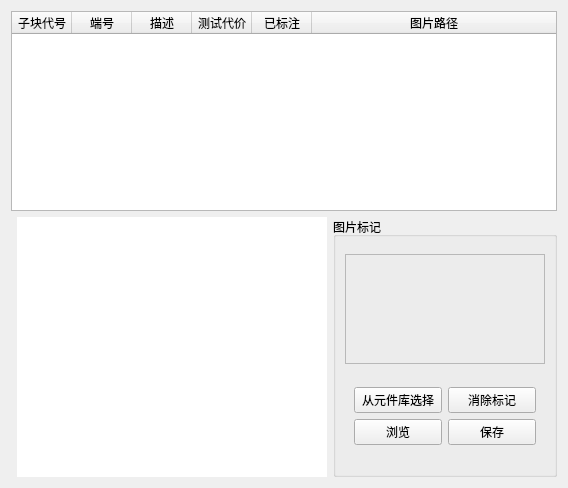
     <widget class="QWidget" name="tab_Term">
      <property name="styleSheet">
       <string notr="true">#tab_Term{background-color: rgba(19, 67, 79, 1);
    border-color: rgba(19, 67, 79, 1);
    border: 0px solid rgba(61, 255, 255,0.4);
    margin: 2px;}</string>
      </property>
      <attribute name="title">
       <string>端口配置</string>
      </attribute>
      <layout class="QGridLayout" name="gridLayout_5">
       <item row="1" column="3">
        <widget class="QGroupBox" name="groupBox_5">
         <property name="title">
          <string>图片标记</string>
         </property>
         <layout class="QGridLayout" name="gridLayout_9">
          <property name="topMargin">
           <number>0</number>
          </property>
          <item row="1" column="0" colspan="2">
           <widget class="QWidget" name="widget_7" native="true">
            <property name="minimumSize">
             <size>
              <width>35</width>
              <height>60</height>
             </size>
            </property>
            <property name="maximumSize">
             <size>
              <width>16777215</width>
              <height>60</height>
             </size>
            </property>
            <layout class="QGridLayout" name="gridLayout_10">
             <property name="topMargin">
              <number>0</number>
             </property>
             <property name="bottomMargin">
              <number>0</number>
             </property>
             <item row="0" column="1">
              <widget class="QPushButton" name="BtnCancelTermSign">
               <property name="minimumSize">
                <size>
                 <width>0</width>
                 <height>20</height>
                </size>
               </property>
               <property name="text">
                <string>消除标记</string>
               </property>
              </widget>
             </item>
             <item row="0" column="0">
              <widget class="QPushButton" name="BtnFromUnitImage">
               <property name="minimumSize">
                <size>
                 <width>0</width>
                 <height>20</height>
                </size>
               </property>
               <property name="text">
                <string>从元件库选择</string>
               </property>
              </widget>
             </item>
             <item row="1" column="0">
              <widget class="QPushButton" name="BtnFromDisk">
               <property name="minimumSize">
                <size>
                 <width>0</width>
                 <height>20</height>
                </size>
               </property>
               <property name="text">
                <string>浏览</string>
               </property>
              </widget>
             </item>
             <item row="1" column="1">
              <widget class="QPushButton" name="BtnSaveTerm">
               <property name="minimumSize">
                <size>
                 <width>0</width>
                 <height>20</height>
                </size>
               </property>
               <property name="text">
                <string>保存</string>
               </property>
              </widget>
             </item>
            </layout>
           </widget>
          </item>
          <item row="0" column="0" colspan="2">
           <widget class="QFrame" name="frameTag_Term">
            <property name="minimumSize">
             <size>
              <width>200</width>
              <height>110</height>
             </size>
            </property>
            <property name="maximumSize">
             <size>
              <width>200</width>
              <height>110</height>
             </size>
            </property>
            <property name="styleSheet">
             <string notr="true"/>
            </property>
            <property name="frameShape">
             <enum>QFrame::StyledPanel</enum>
            </property>
            <property name="frameShadow">
             <enum>QFrame::Plain</enum>
            </property>
           </widget>
          </item>
         </layout>
        </widget>
       </item>
       <item row="0" column="1" colspan="3">
        <widget class="QTableWidget" name="tableTerm">
         <property name="minimumSize">
          <size>
           <width>0</width>
           <height>200</height>
          </size>
         </property>
         <property name="focusPolicy">
          <enum>Qt::NoFocus</enum>
         </property>
         <property name="styleSheet">
          <string notr="true"/>
         </property>
         <property name="editTriggers">
          <set>QAbstractItemView::DoubleClicked</set>
         </property>
         <property name="selectionMode">
          <enum>QAbstractItemView::ExtendedSelection</enum>
         </property>
         <property name="selectionBehavior">
          <enum>QAbstractItemView::SelectRows</enum>
         </property>
         <attribute name="horizontalHeaderDefaultSectionSize">
          <number>60</number>
         </attribute>
         <attribute name="horizontalHeaderStretchLastSection">
          <bool>true</bool>
         </attribute>
         <attribute name="verticalHeaderVisible">
          <bool>false</bool>
         </attribute>
         <column>
          <property name="text">
           <string>子块代号</string>
          </property>
         </column>
         <column>
          <property name="text">
           <string>端号</string>
          </property>
         </column>
         <column>
          <property name="text">
           <string>描述</string>
          </property>
         </column>
         <column>
          <property name="text">
           <string>测试代价</string>
          </property>
         </column>
         <column>
          <property name="text">
           <string>已标注</string>
          </property>
         </column>
         <column>
          <property name="text">
           <string>图片路径</string>
          </property>
         </column>
        </widget>
       </item>
       <item row="1" column="2">
        <widget class="QWidget" name="graphicsWidget_2" native="true">
         <layout class="QGridLayout" name="gridLayout_11">
          <property name="leftMargin">
           <number>0</number>
          </property>
          <property name="topMargin">
           <number>0</number>
          </property>
          <property name="rightMargin">
           <number>0</number>
          </property>
          <property name="bottomMargin">
           <number>0</number>
          </property>
          <property name="spacing">
           <number>0</number>
          </property>
          <item row="0" column="0">
           <widget class="MyGraphicsView" name="graphicsView_Term">
            <property name="sizePolicy">
             <sizepolicy hsizetype="Expanding" vsizetype="Expanding">
              <horstretch>0</horstretch>
              <verstretch>0</verstretch>
             </sizepolicy>
            </property>
            <property name="minimumSize">
             <size>
              <width>310</width>
              <height>260</height>
             </size>
            </property>
            <property name="styleSheet">
             <string notr="true">padding: 0px; border: 0px;</string>
            </property>
            <property name="verticalScrollBarPolicy">
             <enum>Qt::ScrollBarAlwaysOff</enum>
            </property>
            <property name="horizontalScrollBarPolicy">
             <enum>Qt::ScrollBarAlwaysOff</enum>
            </property>
            <property name="sizeAdjustPolicy">
             <enum>QAbstractScrollArea::AdjustIgnored</enum>
            </property>
            <property name="dragMode">
             <enum>QGraphicsView::ScrollHandDrag</enum>
            </property>
            <property name="resizeAnchor">
             <enum>QGraphicsView::AnchorUnderMouse</enum>
            </property>
           </widget>
          </item>
         </layout>
        </widget>
       </item>
      </layout>
     </widget>
